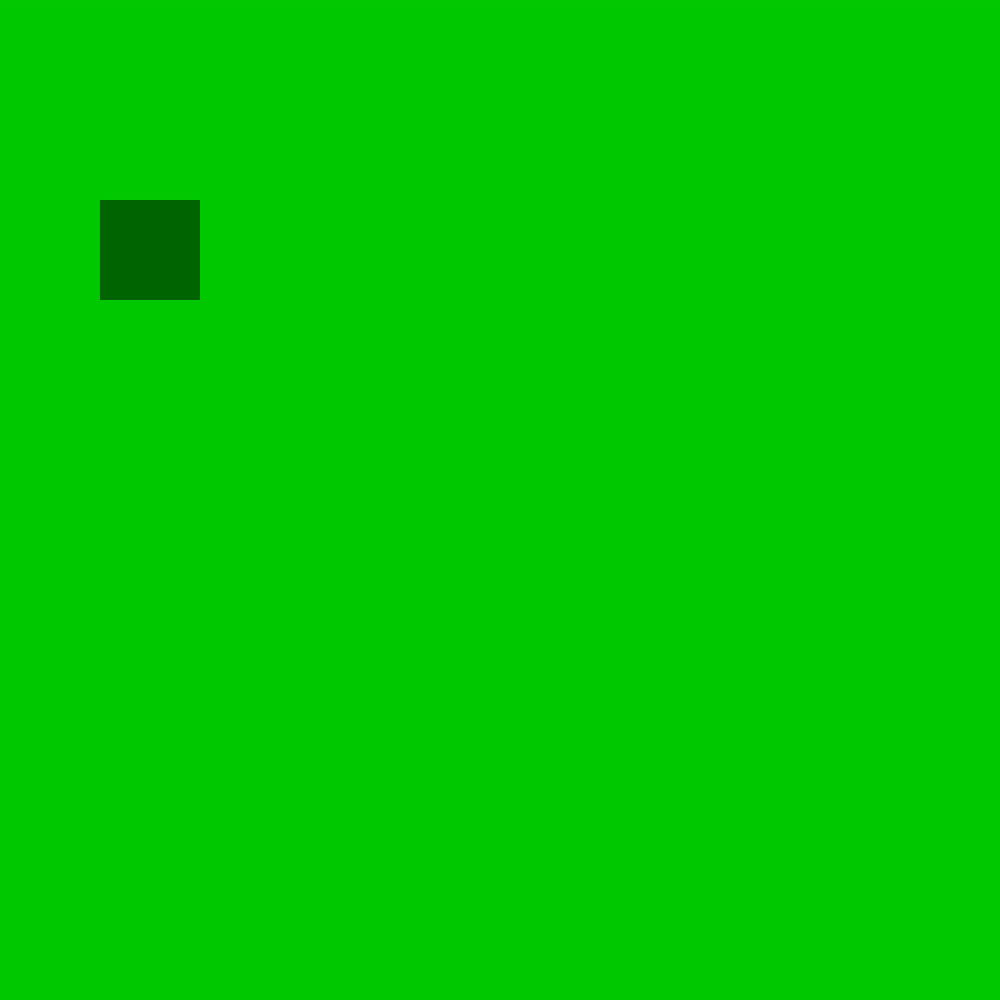
Frame 1 (no input)
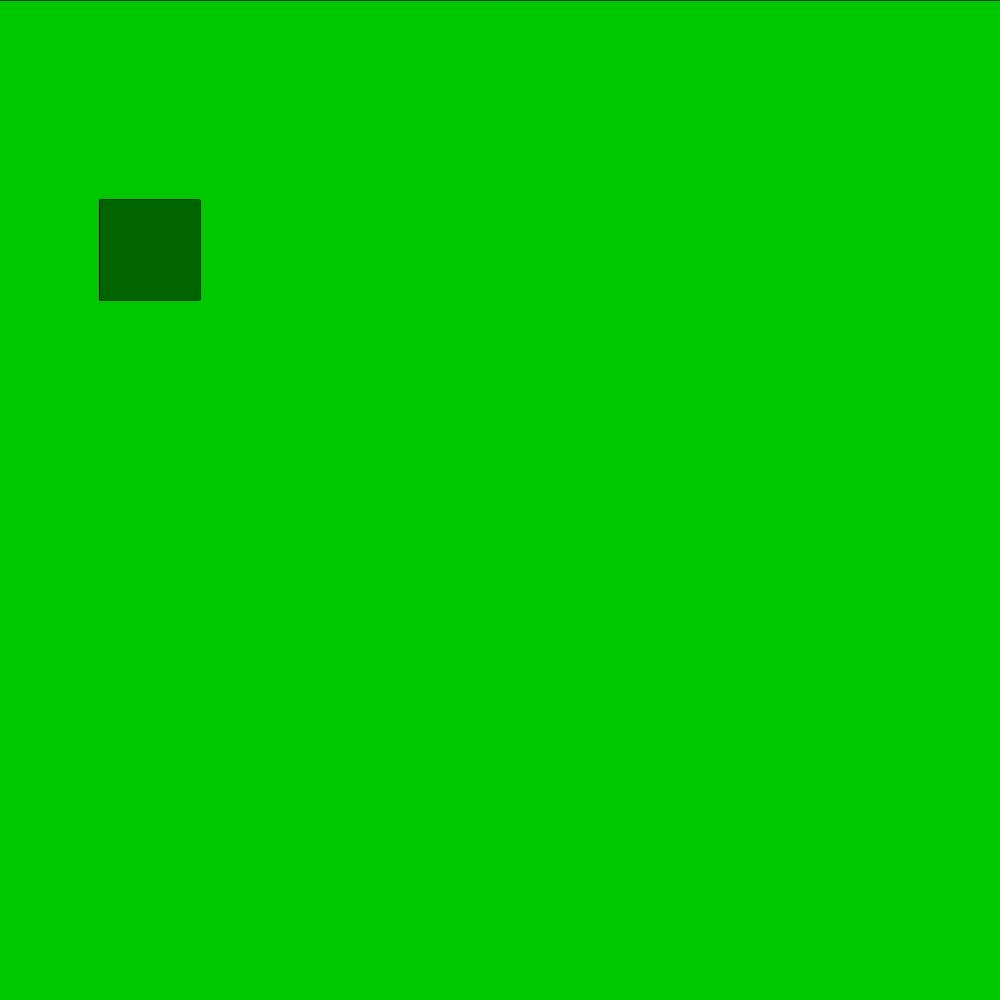
Frame 60 (no input)
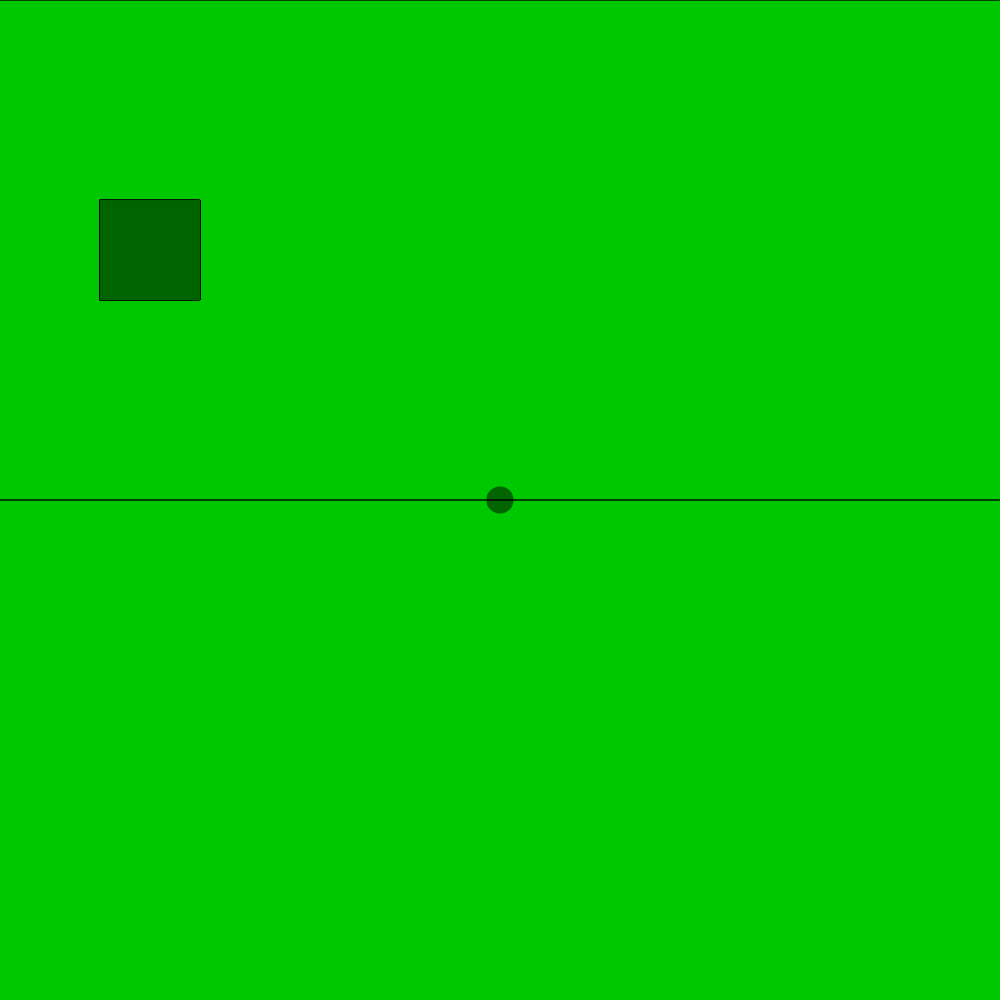
Frame 120 (the mouse pressed at the canvas centre since frame 60)

The p5.js sketch that drew these frames (run headless with seeded random() and noise() and a simulated clock; from frame 60 on, the mouse is pressed at the canvas centre):

// p5.js sketch
// ── sketch.js

function setup() {
    createCanvas(1000, 1000);
    background(0, 200, 0);
  }
  

  

function draw(){
  stroke(0,10)
  fill(0,100,0);
  line( 0 ,mouseY, 1000, mouseY); 

  rect(100, 200, 100, 100);
}

function mousePressed() {
  circle(mouseX, mouseY, random(20,30));

  return false;
}
